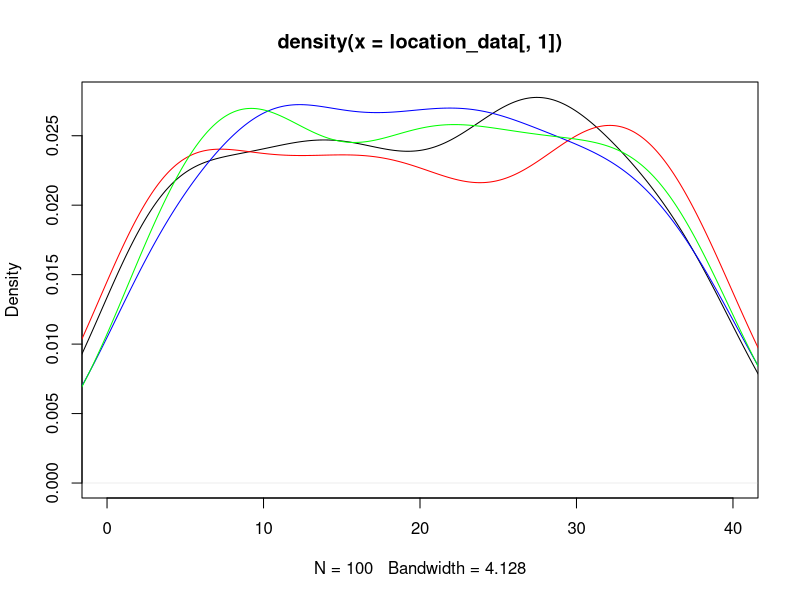
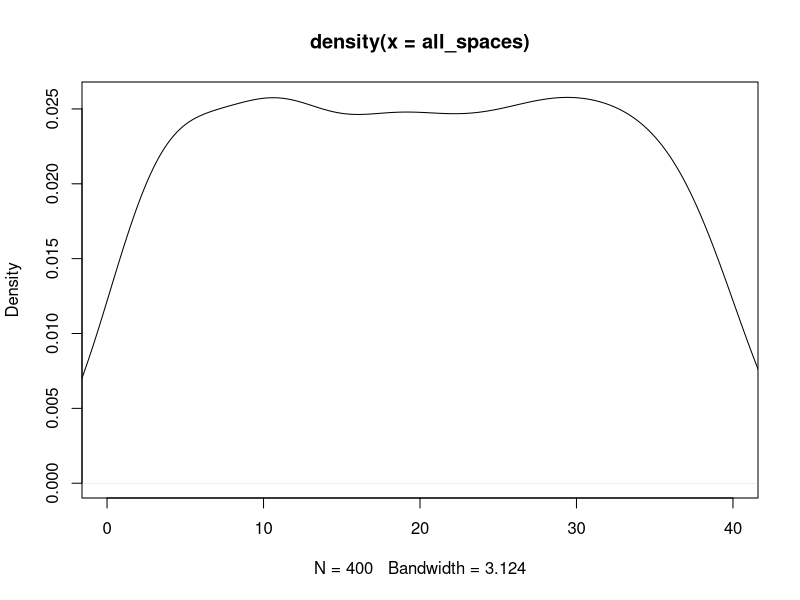
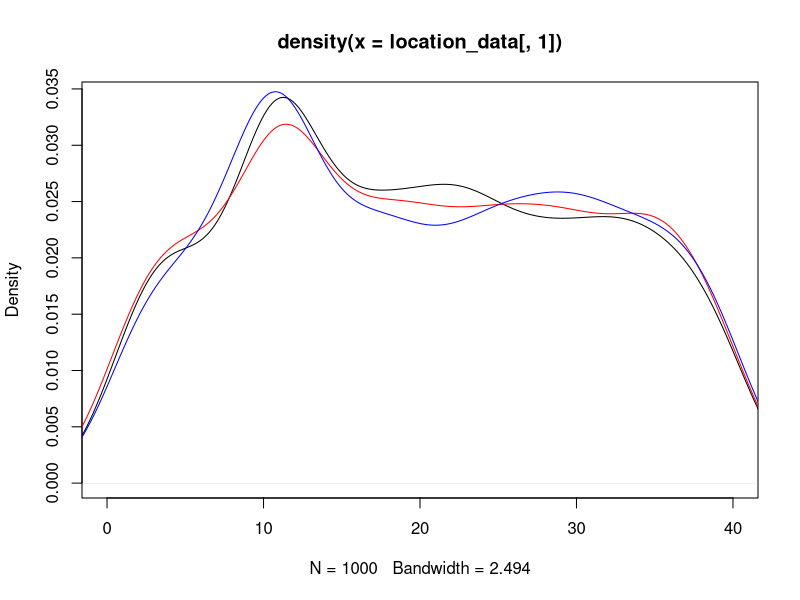
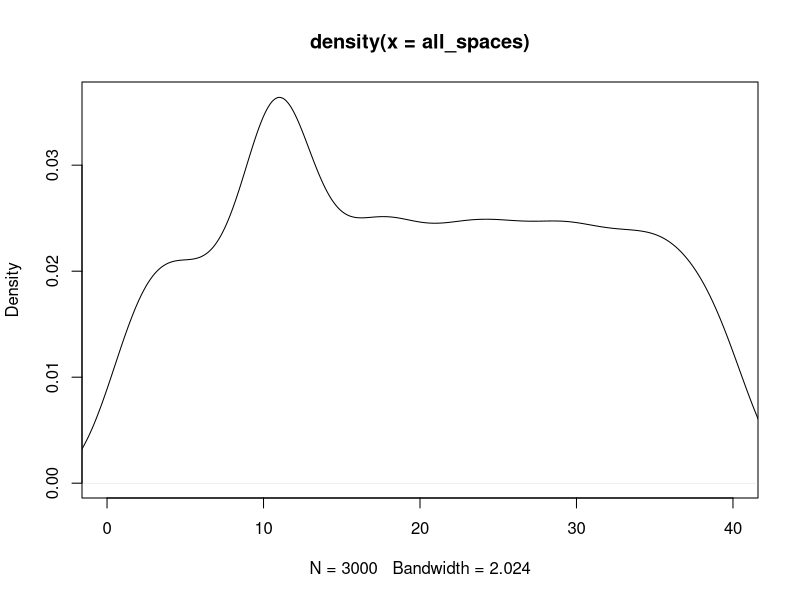

R code for these plots, in order:
## ---- chunk 1
knitr::opts_chunk$set(echo = TRUE)
## ---- chunk 2
#libraries
library(dplyr)
library(ggplot2)
## ---- chunk 3
#Kayleigh
##LET'S GET MOVING

monopolyBoard <- read.csv("MonopolyBoard.csv", header = T)
monopolyBoard

# Using dice rolls to determine where a player will land on the board
#input: "location"; a number 1-40; where the player is on the board
#output: the amount of spaces the player will move until they are on their new location

#note that this is only accounting for standard dice rolls, no special rules yet...

lets_move = function(location) {
  dice_roll_1 <- sample(1:6, 1, replace = TRUE)
  dice_roll_2 <- sample(1:6, 1, replace = TRUE)
  
  roll_total <- sum(dice_roll_1, dice_roll_2)
  roll_double <- dice_roll_1 == dice_roll_2
  
    location = location + roll_total
    
  if (location <= 40) {
    location = location
  } else {
    location = location - 40
  }
  
  space = monopolyBoard$name[monopolyBoard$spaces == location]
  
  print("You're moving forward...")
  print(roll_total)
  
  print("You're on space...")
  print(location)
  
  #print(space) #This prints out the name of the space that they land on. 
}

#testers
lets_move(1)
lets_move(25)
lets_move(38)
lets_move(40)



#A function to move players around the board and to play Monopoly!
#input: "turns"; the amount of turns we should take
#output: a player's new location on the board

lets_play = function(turns) {
  location = 1
  print("Starting Location: GO!")
  for (i in 1:turns) {
    location = lets_move(location)
  }
  print("You've landed on...")
  return(location)
}



lets_play(10) #tester #in this example if you look at a reference monopoly board and "walk" your way around the board with each move being the number in each output, you'll land on the space on the board corresponding to the final output (when counting "GO" as 1 and/or 40) 

#testers 
#"lets_move" and "lets_play" have both been edited to print out phrases for each roll and move to make it easier to determine how the player is moving. 
#"You're moving forward..." gives the player's roll
#"You're on space..." is the players position after 1 turn/"lets_move"
  # Later try to switch this print statement to the name of the spot that the player is on 
#"You've landed on..." gives the final location after running "lets_play" for "x" turns.
  # Later try to switch this print statement to the name of the spot that the player is on 

lets_play(3)
lets_play(10)

## ---- chunk 4
##DOUBLE DOWN

##WORK IN PROGRESS

#A function using dice rolls to determine how many spaces a player will move with the additional rules for "doubles" in Monopoly
#input: "location"; a number 1-40 where the player is on the board
#outut: the number of spaces the player will move on the board, with the special case of rolling three "doubles" and landing in jail
double_down = function(location) {
  dice_roll_1 <- sample(1:6, 1, replace = TRUE)
  dice_roll_2 <- sample(1:6, 1, replace = TRUE)
  
  roll_total <- sum(dice_roll_1, dice_roll_2)
  roll_double <- dice_roll_1 == dice_roll_2
  
  print("roll was")
  print(roll_total)
    
  if (roll_double) {
    
    dice_roll_3 <- sample(1:6, 1, replace = TRUE)
    dice_roll_4 <- sample(1:6, 1, replace = TRUE)
    
    roll_total_2 <- sum(dice_roll_3, dice_roll_4)
    roll_double_2 <- dice_roll_3 == dice_roll_4
    
    print("roll double was")
    print(roll_total_2)

    
    if (roll_double_2) {
      dice_roll_5 <- sample(1:6, 1, replace = TRUE)
      dice_roll_6 <- sample(1:6, 1, replace = TRUE)
      
      roll_total_3 <- sum(dice_roll_5, dice_roll_6)
      roll_double_3 <- dice_roll_5 == dice_roll_6
      
      print("roll double was")
      print(roll_total_3)
      
      if (roll_double_3) {
        location = 11 #Jail
        print("doubles, doubles, doubles")
        print("You're going to JAIL!")
        
      } else {
        location = location + roll_total + roll_total_2 + roll_total_3
        print("doubles, doubles, not doubles")
        print("You're moving forward...")
        print(roll_total + roll_total_2 + roll_total_3)
      }
    } else {
      location = location + roll_total + roll_total_2
      print("doubles, not doubles")
      print("You're moving forward...")
      print(roll_total+roll_total_2)
    }
  } else {
    location = location + roll_total
    print("no doubles")
    print("You're moving forward...")
    print(roll_total)
  }

    
  if (location <= 40) {
    location = location
  } else {
    location = location - 40
  }

  
  print("You're on space...")
  print(location)
}

double_down(1)
#text out in the function is kinda funky right but it's just to make sure its working right
#In final version switch all dice rolls to sample(1:6,...)

## ---- chunk 5
##CHANCE AND COMMUNITY CHEST CARDS
Card_Numbers <- c(1, 2, 3, 4, 5, 6, 7, 8, 9, 10, 11, 12, 13, 14, 15, 16)

Chance_Cards <- c("Advance to Boardwalk", "Advance to Go (Collect $200)", "Advance to Illinois Avenue. If you pass Go, collect $200", "Advance to St. Charles Place. If you pass Go, collect $200", "Advance to the nearest Railroad. If unowned, you may buy it from the Bank. If owned, pay owner twice the rental to which they are otherwise entitled", "Advance to the nearest Railroad. If unowned, you may buy it from the Bank. If owned, pay owner twice the rental to which they are otherwise entitled", "Advance token to nearest Utility. If unowned, you may buy it from the Bank. If owned, throw dice and pay owner a total ten times amount thrown", "Bank pays you dividend of $50", "Get Out of Jail Free", "Go Back 3 Spaces", "Go to Jail. Go directly to Jail, do not pass Go, do not collect $200", "Make general repairs on all your property. For each house pay $25. For each hotel pay $100", "Speeding fine $15", "Take a trip to Reading Railroad. If you pass Go, collect $200", "You have been elected Chairman of the Board. Pay each player $50", "Your building loan matures. Collect $150")

Chance <- data.frame(Chance_Cards, Card_Numbers)
Chance
##Chance cards to move a player to a new space:
  #1 -> Advance to Boardwalk (space 40)
  #2 -> Advance to Go (space 1)
  #3 -> Advance to Illinois Avenue (space 25)
  #4 -> Advance to St. Charles Place (space 12)
  #5 -> Advance to nearest Railroad (space(s) 6, 16, 26, 36)
  #6 -> Advance to nearest Railraod (space(s) 6, 16, 26, 36)
  #7 -> Advance to nearest Utility (space(s) 13, 29)
  #11 -> Go to Jail (space 11)
  #14 -> Take a trip to Reading Railroad (space 6)

Community_Chest_Cards <- c("Advance to Go (Collect $200)", "Bank error in your favor. Collect $200", "Doctor’s fee. Pay $50", "From sale of stock you get $50", "Get Out of Jail Free", "Go to Jail. Go directly to jail, do not pass Go, do not collect $200", "Holiday fund matures. Receive $100", "Income tax refund. Collect $20", "It is your birthday. Collect $10 from every player", "Life insurance matures. Collect $100", "Pay hospital fees of $100", "Pay school fees of $50", "Receive $25 consultancy fee", "You are assessed for street repair. $40 per house. $115 per hotel", "You have won second prize in a beauty contest. Collect $10", "You inherit $100")

Community_Chest <- data.frame(Community_Chest_Cards, Card_Numbers)
Community_Chest

##Community Chest Cards that move a player to a new space:
  #1 -> Advance to GO (space 1)
  #5 -> Go to Jail (space 11)

## ---- chunk 6
# heidi

#the function "who_goes_first" simulates the initial roll before the game begins in order to determine which player goes first
# input is a number of how many players are going to be playing
# output is the value of each players roll and the player that will start the game based on who had the highest roll
who_goes_first <- function(num_players){
  initial_rolls <- c()
  for (i in 1:num_players) {
    player_i_roll <- sum(sample(1:6, 2, replace=TRUE))
    initial_rolls <- c(initial_rolls, player_i_roll) # vector of every player's roll
    print(paste("Player", i, "rolled", player_i_roll))
  }
  cat("\n")
  if(sum(initial_rolls == max(initial_rolls)) >= 2){
    while (sum(initial_rolls == max(initial_rolls)) >= 2) { # if players tied for highest number
      tied_players <- which(initial_rolls==max(initial_rolls)) # identify which players tied
      print("It's a tie! Roll again")
      cat("\n")
      tie_breaker_rolls <- c()
      for (i in tied_players) { # tied players roll again
       player_i_roll2 <- sum(sample(1:6, 2, replace=TRUE))
       tie_breaker_rolls <- c(tie_breaker_rolls, player_i_roll2)
       print(paste("Player", i, "rolled", player_i_roll2))
      }
      initial_rolls <- tie_breaker_rolls
      highest_roll <- max(tie_breaker_rolls)
      highest_player2 <- tied_players[which(tie_breaker_rolls == highest_roll)]
    }
    cat("\n")
    print(paste("Player", highest_player2, "goes first!"))
  }
  else {
    highest_player <- which.max(initial_rolls) # who rolled the highest number
    print(paste("Player", highest_player, "goes first!"))
  }
}

who_goes_first(4) # test function

## ---- chunk 7
# Olivia
# Website for data: https://stat-jet-asu.github.io/Datasets/InstructorDescriptions/monopoly.html

monopolyBoard <- read.csv("MonopolyBoard.csv", header = T)
head(monopolyBoard)

# Kayleigh's lets_play function from above incorporating players and density plots
# uses lets_move function from above
# input: turns, # of turns to iterate through; players, number of players (2-4)
# output: density plot with a line for each player's frequency of spaces landed on 
# & density plot for the combined frequency of spaces landed on for all players

lets_play = function(turns, players) {
  location_data <- as.data.frame(matrix(nrow = turns, ncol = players))
  
for (j in 1:players) {
  location = 1
  
  for (i in 1:turns) {
    
    location = lets_move(location)
    location_data[i,j] <- location
    }
  }
  
  # creates density plot of frequency of landing on each space for each player
  plot(density(location_data[,1]), xlim = c(0,40), col = "black")
  
  colors <- c("red", "blue", "green")
  
  for (k in 2:players) {
  lines(density(location_data[,k]), col = colors[k-1]) # adds a density line for each player after the first
  }
  
  # creates density plot for total frequency landing on each space (all players spaces included)
  all_spaces <- as.vector(as.matrix(location_data))
  plot(density(all_spaces), xlim = c(0,40), col = "black")
  
}
lets_play(100, 4)

## ---- chunk 8
# 3 -- including jail and double rolls

lets_move2 = function(location) {
  dice_roll_1 <- sample(1:6, 1, replace = TRUE)
  dice_roll_2 <- sample(1:6, 1, replace = TRUE)
  
  roll_total <- sum(dice_roll_1, dice_roll_2)
  roll_double <- dice_roll_1 == dice_roll_2
  
    location = location + roll_total # updates location to be previous location + roll total
    double3 = "false" # double3 is assigned "true" if the player double rolls 3x (as seen in if statement below), otherwise it is assigned "false" 
    
  # first double roll -> roll again
  if (roll_double == TRUE) {
    dice_roll_3 <- sample(1:6, 1, replace = TRUE)
    dice_roll_4 <- sample(1:6, 1, replace = TRUE)
    
    roll_total2 <- sum(dice_roll_3, dice_roll_4)
    roll_double2 <- dice_roll_3 == dice_roll_4
    
    location = location + roll_total2
    double3 = "false"
    
    # if player is at a location past 40, subtract 40 so they go back to the GO space at location "41"
    # this is included in each if statement below so that it applies if player has to roll again
    if (location <= 40) {
      location = location
    } else {
      location = location - 40
    }
     
      # second double roll -> roll again
      if (roll_double2 == TRUE) {
        dice_roll_5 <- sample(1:6, 1, replace = TRUE)
        dice_roll_6 <- sample(1:6, 1, replace = TRUE)
    
        roll_total3 <- sum(dice_roll_5, dice_roll_6)
        roll_double3 <- dice_roll_5 == dice_roll_6
    
        location = location + roll_total3
        double3 = "false"
        
        if (location <= 40) {
          location = location
        } else {
          location = location - 40
        }
        
        # third double roll -> go to jail
          if (roll_double3 == TRUE) {
            location = monopolyBoard$spaces[monopolyBoard$name == "Jail"]
            double3 = "true"
          }
      }
  }  
    
  if (location <= 40) {
    location = location
  } else {
    location = location - 40
  }
  
  listdata <- (list(location, double3)) # creates list for outputs "location" and "double3"
  # if you need to access location from this function, use lets_move2(location)[[1]]
  # if you need to access double3, use lets_move2(double3)[[2]]
  return(listdata)
  
}




lets_play2 = function(turns, players) {
  
  location_data <- as.data.frame(matrix(nrow = turns, ncol = players)) # dataframe will keep data for locations of players for each turn
  double3data <- as.data.frame(matrix(nrow = turns, ncol = players)) # dataframe will say "true" if player double rolled 3x (which lands them in jail) and "false" if they didn't double roll 3x
  
  for (j in 1:players) { # rotates through each player
    location = 1 # each player starts at location 1
    double3 = 0 # initializing "double3" which will be later assigned a "true" or "false" based on if player double rolled 3x
  
    for (i in 1:turns) { # iterates through number of turns
      
        location = lets_move2(location)[[1]] # takes location from lets_move2 function and assigns it to location
        location_data[i,j] <- as.integer(location) # puts location value into the dataframe of locations for each player
        double3data[i,j] <- lets_move2(double3)[[2]] # takes "true" or "false" value from double3 and adds it to double3data dataframe
        
      # deals with landing in jail from "go to jail" space and staying there for next 3 turns
      if (31 %in% location_data[i-1,j]) { # if you landed on 31 in the last turn (i-1 turn), you go to jail (space 11) for the ith turn
        location <- 11
        location_data[i,j] <- as.integer(location) # new location is 11
      } else if (11 %in% location_data[i-1,j] & 31 %in% location_data[i-2,j]) { # if you were on space 11 last turn AND you were on space 31 2 turns ago, you stay in jail (space 11) for turn i
        location <- 11
        location_data[i,j] <- as.integer(location)
      } else if (11 %in% location_data[i-2,j] & 31 %in% location_data[i-3,j]) {
        location <- 11
        location_data[i,j] <- as.integer(location)
      }
        
      # landing in jail from 3x double roll and staying there for next 3 turns
      if (11 %in% location_data[i,j] & "true" %in% double3data[i-1,j]) { # if player's location is 11 (jail) and double3data is"true" (player double rolled 3x), player stays in jail. all 3 if/else if statements keep player in jail for the next 3 turns
        location <- 11
        location_data[i,j] <- as.integer(location)
      } else if (11 %in% location_data[i-1,j] & "true" %in% double3data[i-2,j]) { # 
        location <- 11
        location_data[i,j] <- as.integer(location)
      } else if (11 %in% location_data[i-2,j] & "true" %in% double3data[i-3,j]) {
        location <- 11
        location_data[i,j] <- as.integer(location)
      }
        
    }
  }
  #print(location_data)
  
  # creates density plot of frequency of landing on each space for each player
  plot(density(location_data[,1]), xlim = c(0,40), col = "black")
  
  colors <- c("red", "blue", "green")
  
  for (k in 2:players) {
    lines(density(location_data[,k]), col = colors[k-1]) # adds a density line for each player after the first
  }
  
  # creates density plot for total frequency landing on each space (all players spaces included)
  all_spaces <- as.vector(as.matrix(location_data))
  plot(density(all_spaces), xlim = c(0,40), col = "black")
  
}
 
lets_play2(1000, 3)

# how should we go about recording spaces landed on when double rolls occur?

Chance
## ---- chunk 9
#4 - Kayleigh and Maddie 
#Chance - spaces 8, 23, 37
#Community Chest - spaces 3, 18, 34
Chance

Drawing_Chance = function(location) {
  location = 8 || 23 || 27
  draw_card <- sample(1:16, 1, replace = TRUE)
  print(draw_card)
  player_card <- Chance$Chance_Cards[draw_card]
  player_card
}

Drawing_Chance(8)
Drawing_Chance(23)
Drawing_Chance(37)

lets_move3 = function(location) {
  dice_roll_1 <- sample(1:6, 1, replace = TRUE)
  dice_roll_2 <- sample(1:6, 1, replace = TRUE)
  
  roll_total <- sum(dice_roll_1, dice_roll_2)
  roll_double <- dice_roll_1 == dice_roll_2
  
    location = location + roll_total
    double3 = "false"
    
  # first double roll -> roll again
  if (roll_double == TRUE) {
    dice_roll_3 <- sample(1:6, 1, replace = TRUE)
    dice_roll_4 <- sample(1:6, 1, replace = TRUE)
    
    roll_total2 <- sum(dice_roll_3, dice_roll_4)
    roll_double2 <- dice_roll_3 == dice_roll_4
    
    location = location + roll_total2
    double3 = "false"
    
    if (location <= 40) {
      location = location
    } else {
      location = location - 40
    }
     
      # second double roll -> roll again
      if (roll_double2 == TRUE) {
        dice_roll_5 <- sample(1:6, 1, replace = TRUE)
        dice_roll_6 <- sample(1:6, 1, replace = TRUE)
    
        roll_total3 <- sum(dice_roll_5, dice_roll_6)
        roll_double3 <- dice_roll_5 == dice_roll_6
    
        location = location + roll_total3
        double3 = "false"
        
        if (location <= 40) {
          location = location
        } else {
          location = location - 40
        }
        
        # third double roll -> go to jail
          if (roll_double3 == TRUE) {
            location = monopolyBoard$spaces[monopolyBoard$name == "Jail"]
            double3 = "true"
          }
      }
  }  
    
  if (location <= 40) {
    location = location
  } else {
    location = location - 40
  }
  
  listdata <- (list(location, double3))
  return(listdata)
  
}


lets_play3 = function(turns, players) {
  
  location_data <- as.data.frame(matrix(nrow = turns, ncol = players))
  double3data <- as.data.frame(matrix(nrow = turns, ncol = players))
  
  for (j in 1:players) {
    location = 1
    double3 = 0
  
    for (i in 1:turns) {
      
        location = lets_move2(location)[[1]]
        location_data[i,j] <- as.integer(location)
        double3data[i,j] <- lets_move2(double3)[[2]]
        
      # deals with landing in jail from "go to jail" space and staying there for next 3 turns
      if (31 %in% location_data[i-1,j]) { # if you land on 31 (go to jail), next location is in jail (space 11)
        location <- 11
        location_data[i,j] <- as.integer(location)
      } else if (11 %in% location_data[i-1,j] & 31 %in% location_data[i-2,j]) {
        location <- 11
        location_data[i,j] <- as.integer(location)
      } else if (11 %in% location_data[i-2,j] & 31 %in% location_data[i-3,j]) {
        location <- 11
        location_data[i,j] <- as.integer(location)
      }
        
      # landing in jail from 3x double roll and staying there for next 3 turns
      if (11 %in% location_data[i,j] & "true" %in% double3data[i-1,j]) { # "true" means player double rolled 3x -> jail
        location <- 11
        location_data[i,j] <- as.integer(location)
      } else if (11 %in% location_data[i-1,j] & "true" %in% double3data[i-2,j]) { # 
        location <- 11
        location_data[i,j] <- as.integer(location)
      } else if (11 %in% location_data[i-2,j] & "true" %in% double3data[i-3,j]) {
        location <- 11
        location_data[i,j] <- as.integer(location)
      }
        
    }
  }
  #print(location_data)
  
  # creates density plot of frequency of landing on each space for each player
  plot(density(location_data[,1]), xlim = c(0,40), col = "black")
  
  colors <- c("red", "blue", "green")
  
  for (k in 2:players) {
    lines(density(location_data[,k]), col = colors[k-1]) # adds a density line for each player after the first
  }
  
  # creates density plot for total frequency landing on each space (all players spaces included)
  all_spaces <- as.vector(as.matrix(location_data))
  plot(density(all_spaces), xlim = c(0,40), col = "black")
  
}
## ---- chunk 10

#use lets_move2 for freq plot

 
## ---- chunk 11
#hello
dice_roll <- sum(sample(1:6, 2, replace = TRUE))
dice_roll
